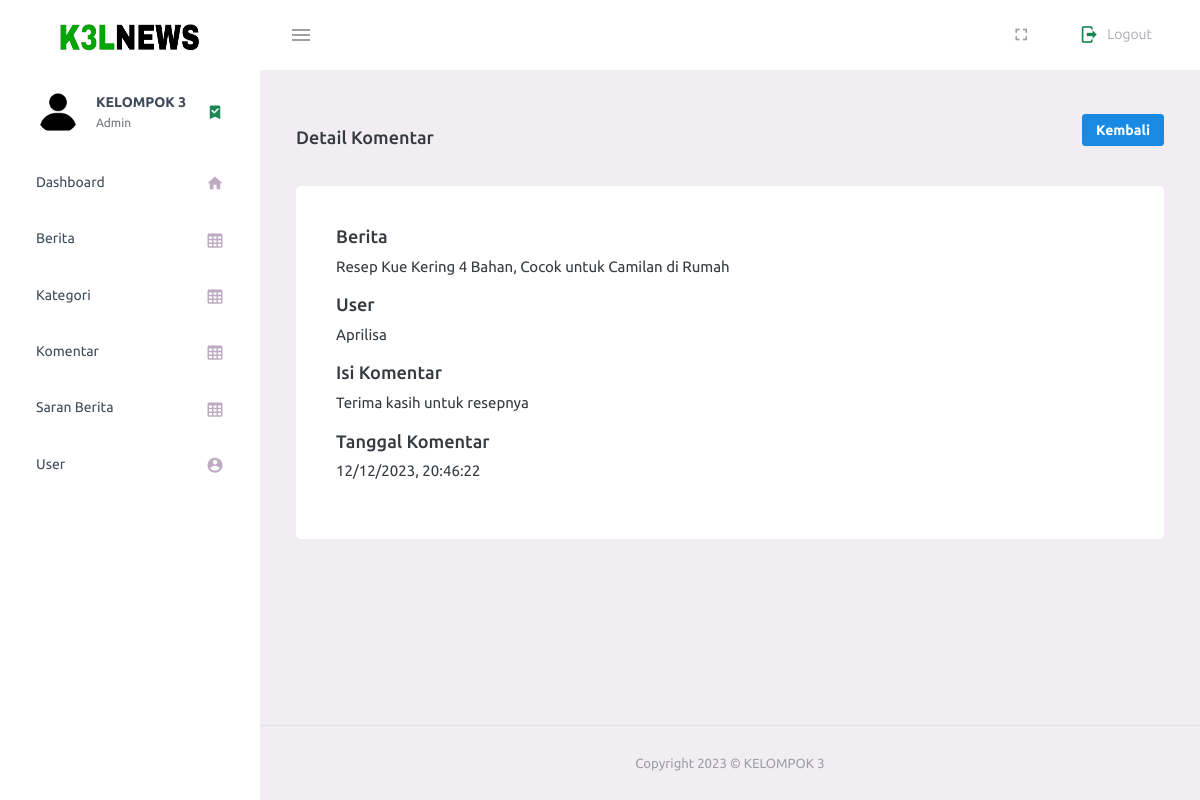
The page /admin/detail_komentar.php?idKomentar=14 (signed in) on the database its author committed.
### tables this page shows
CREATE TABLE `komentar` (
  `id_komentar` int(11) NOT NULL,
  `id_berita` int(11) DEFAULT NULL,
  `id_user` int(11) DEFAULT NULL,
  `isi_komentar` text NOT NULL,
  `tgl_komen` datetime NOT NULL
);

CREATE TABLE `berita` (
  `id_berita` int(11) NOT NULL,
  `id_kategori` int(11) DEFAULT NULL,
  `judul` varchar(255) DEFAULT NULL,
  `penulis` varchar(30) DEFAULT NULL,
  `isi_berita` text DEFAULT NULL,
  `tgl_rilis` date DEFAULT NULL,
  `gambar` varchar(255) DEFAULT NULL,
  `jmlh_dilihat` int(11) NOT NULL DEFAULT 0
);

CREATE TABLE `user` (
  `id_user` int(11) NOT NULL,
  `email` varchar(100) NOT NULL,
  `username` varchar(100) NOT NULL,
  `password` varchar(100) NOT NULL,
  `role` enum('admin','user') NOT NULL
);

### admin/detail_komentar.php (the view, shortened to what this page needs)
<?php
include("../connection.php");
$id = $_GET["idKomentar"];
$query = mysqli_query($conn, "SELECT * FROM `komentar` JOIN berita ON komentar.id_berita=berita.id_berita JOIN user ON komentar.id_user=user.id_user WHERE id_komentar = $id;");
foreach ($query as $data) {
    $judul = $data["judul"];
    $username = $data["username"];
    $isi_komentar = $data["isi_komentar"];
}
?>
<!DOCTYPE html>
<html lang="en">
<head>
    <link rel="stylesheet" href="assets/vendors/mdi/css/materialdesignicons.min.css">
    <link rel="stylesheet" href="assets/vendors/css/vendor.bundle.base.css">
    <link href="https://cdn.jsdelivr.net/npm/bootstrap@5.3.0-alpha3/dist/css/bootstrap.min.css" rel="stylesheet">
    <link rel="stylesheet" href="https://cdn.jsdelivr.net/npm/bootstrap-icons@1.10.5/font/bootstrap-icons.css">
    <link rel="stylesheet" href="https://cdn.datatables.net/1.13.4/css/jquery.dataTables.css" />
    <link rel="stylesheet" href="assets/css/style.css">
</head>
<body>
    <div class="container-scroller">
        <nav class="navbar default-layout-navbar col-lg-12 col-12 p-0 fixed-top d-flex flex-row">
            <div class="text-center navbar-brand-wrapper d-flex align-items-center justify-content-center">
                <a class="navbar-brand brand-logo" href="index.php"><img src="assets/images/logo-k3l2.png" alt="logo" /></a>
            </div>
            <div class="navbar-menu-wrapper d-flex align-items-stretch">
                <button class="navbar-toggler navbar-toggler align-self-center" type="button" data-toggle="minimize">
                    <span class="mdi mdi-menu"></span>
                </button>
                <ul class="navbar-nav navbar-nav-right">
                    <li class="nav-item d-none d-lg-block full-screen-link">
                        <a class="nav-link">
                            <i class="mdi mdi-fullscreen" id="fullscreen-button"></i>
                        </a>
                    </li>
                    <li class="nav-item nav-logout d-none d-lg-block">
                        <a class="nav-link" href="../backend/logout.php">
                            <i class="mdi mdi-logout me-2 text-success"></i> Logout </a>
                    </li>
                </ul>
            </div>
        </nav>
        <div class="container-fluid page-body-wrapper">
            <nav class="sidebar sidebar-offcanvas" id="sidebar">
                <ul class="nav">
                    <li class="nav-item nav-profile">
                        <a href="index.php" class="nav-link">
                            <div class="nav-profile-image">
                                <img src="assets/images/faces/profile.png" alt="profile">
                            </div>
                            <div class="nav-profile-text d-flex flex-column">
                                <span class="font-weight-bold mb-2">KELOMPOK 3</span>
                                <span class="text-secondary text-small">Admin</span>
                            </div>
                            <i class="mdi mdi-bookmark-check text-success nav-profile-badge"></i>
                        </a>
                    </li>
                    <li class="nav-item">
                        <a class="nav-link" href="index.php">
                            <span class="menu-title">Dashboard</span>
                            <i class="mdi mdi-home menu-icon"></i>
                        </a>
                    </li>
                    <li class="nav-item">
                        <a class="nav-link" href="berita.php">
                            <span class="menu-title">Berita</span>
                            <i class="mdi mdi-table-large menu-icon"></i>
                        </a>
                    </li>
                    <li class="nav-item">
                        <a class="nav-link" href="kategori.php">
                            <span class="menu-title">Kategori</span>
                            <i class="mdi mdi-table-large menu-icon"></i>
                        </a>
                    </li>
                    <li class="nav-item">
                        <a class="nav-link" href="komentar.php">
                            <span class="menu-title">Komentar</span>
                            <i class="mdi mdi-table-large menu-icon"></i>
                        </a>
                    </li>
                    <li class="nav-item">
                        <a class="nav-link" href="saran.php">
                            <span class="menu-title">Saran Berita</span>
                            <i class="mdi mdi-table-large menu-icon"></i>
                        </a>
                    </li>
                    <li class="nav-item">
                        <a class="nav-link" href="user.php">
                            <span class="menu-title">User</span>
                            <i class="mdi mdi-account-circle menu-icon"></i>
                        </a>
                    </li>
                </ul>
            </nav>
            <div class="main-panel">
                <div class="content-wrapper">
                    <div class="page-header">
                        <h3 class="page-title"> Detail Komentar </h3>
                        <a href="komentar.php" class="btn btn-info btn-sm mb-3">Kembali</a>
                    </div>
                    <div class="row">
                        <div class="col-lg-12 grid-margin stretch-card">
                            <div class="card">
                                <div class="card-body">
                                    <h4>Berita</h4>
                                    <p><?= $judul; ?></p>
                                    <h4>User</h4>
                                    <p><?= $username; ?></p>
                                    <h4>Isi Komentar</h4>
                                    <p><?= $isi_komentar; ?></p>
                                    <h4>Tanggal Komentar</h4>
                                    <p><?= date("d/m/Y, H:i:s", strtotime($data["tgl_komen"])); ?></p>
                                </div>
                            </div>
                        </div>
                    </div>
                </div>
                <footer class="footer">
                    <div class="container-fluid d-flex justify-content-center">
                        <span class="text-muted d-block text-center text-sm-start d-sm-inline-block">
                            Copyright 2023 © KELOMPOK 3 </span>
                    </div>
                </footer>
            </div>
        </div>
    </div>
</body>
</html>

### rows shown on the page
komentar: id_berita.judul "Resep Kue Kering 4 Bahan, Cocok untuk Camilan di Rumah", id_user.username "Aprilisa", isi_komentar "Terima kasih untuk resepnya", tgl_komen "12/12/2023, 20:46:22"
